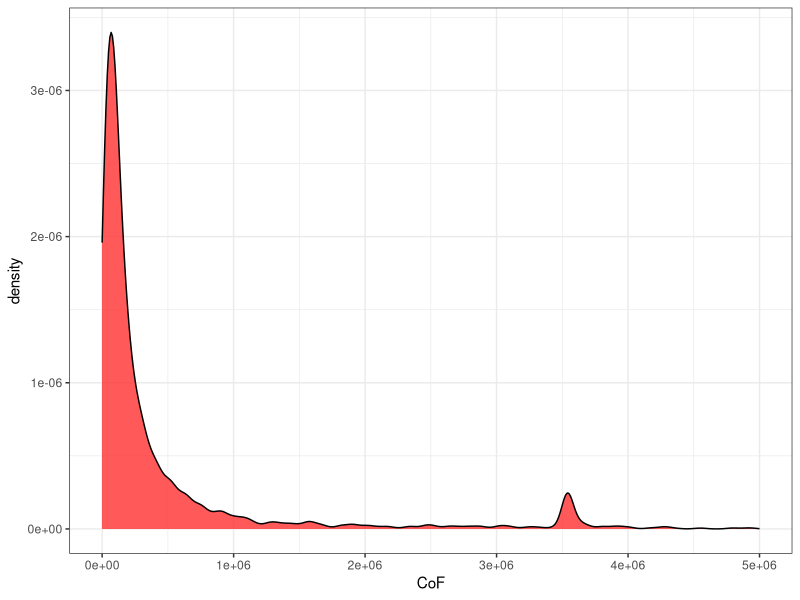
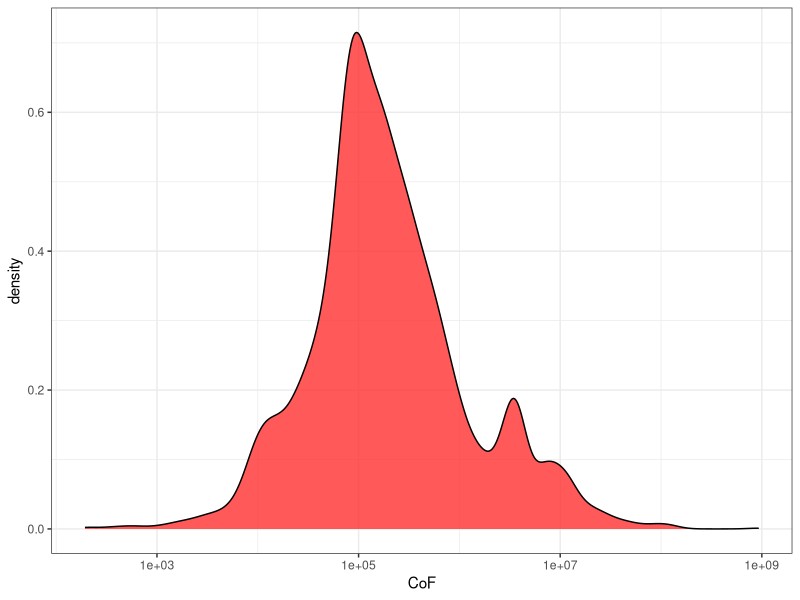
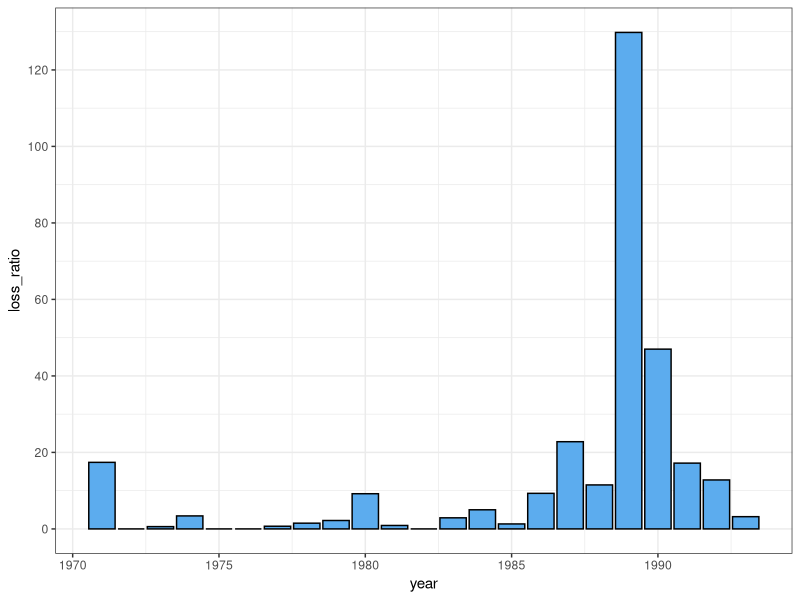

These figures' R source, in order:
## ---- chunk 1
knitr::opts_chunk$set(echo = FALSE, warning = FALSE, message = FALSE, dpi = 300)
## ---- chunk 2
library(dplyr)
library(ggplot2)
#library(readr)
library(MASS)
library(ggpubr)
library(data.table)
library(car)
setwd("E:/Documents/Analysis/catastrophic")
#setwd("~/PPIM2019")
incidents <- fread("all_combine.csv")
incidents <- incidents %>% filter(!is.na(year))
#incidents <- incidents[1:2716,] #Drop 40 NAs at the end
#incidents <- incidents %>% filter(is.na(Year)==FALSE)
# incidents <- incidents %>% mutate(inflation_adjstd = TOTAL_COST_IN84*2.49) #Per CPI calculator adjusted 1984 to 2019
incidents <- incidents %>% mutate(CoF =TOTAL_COST_CURRENT+INJURE*1/3*10.6e6+FATAL*10.6e6)
incidents <- incidents %>% filter(!is.na(CoF))

ggplot(incidents, aes(CoF))+geom_density(fill='#FF3030', col='black', alpha=0.8)+theme_bw()+xlim(0,5e6)#+scale_x_log10()

## ---- chunk 3

ggplot(incidents, aes(CoF))+geom_density(fill='#FF3030',alpha=0.8, col='black')+theme_bw()+scale_x_log10()
## ---- chunk 4
#setwd("~/PPIM2019")
insurance <- fread("earthquake_loss.csv")
ggplot(insurance[-24], aes(year, loss_ratio))+geom_bar(stat = "identity", fill='steelblue2',col='black')+theme_bw()+scale_y_continuous(breaks=seq(0,140,by=20))
#ggplot(insurance[-24], aes(loss_ratio))+geom_histogram( fill='steelblue2',col='black')+theme_bw()+scale_y_continuous(breaks = seq(0,10, by=2))
